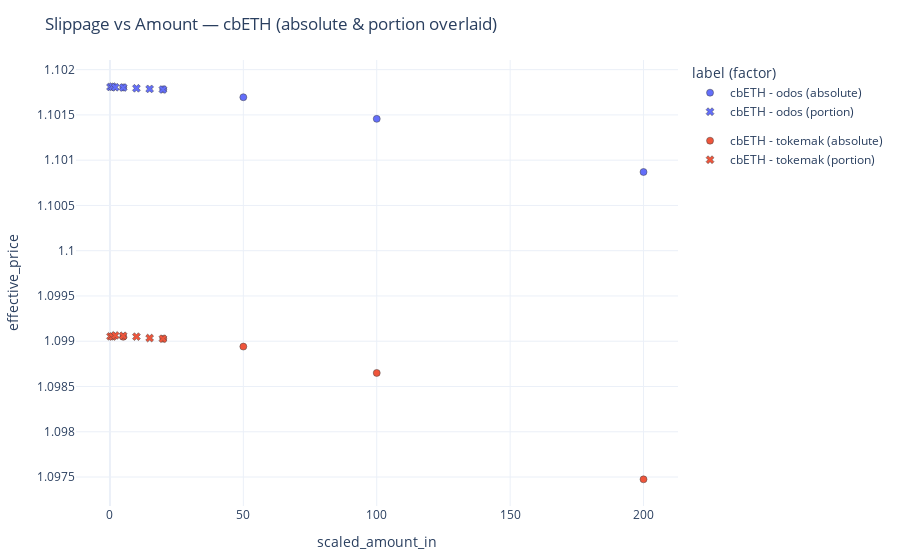
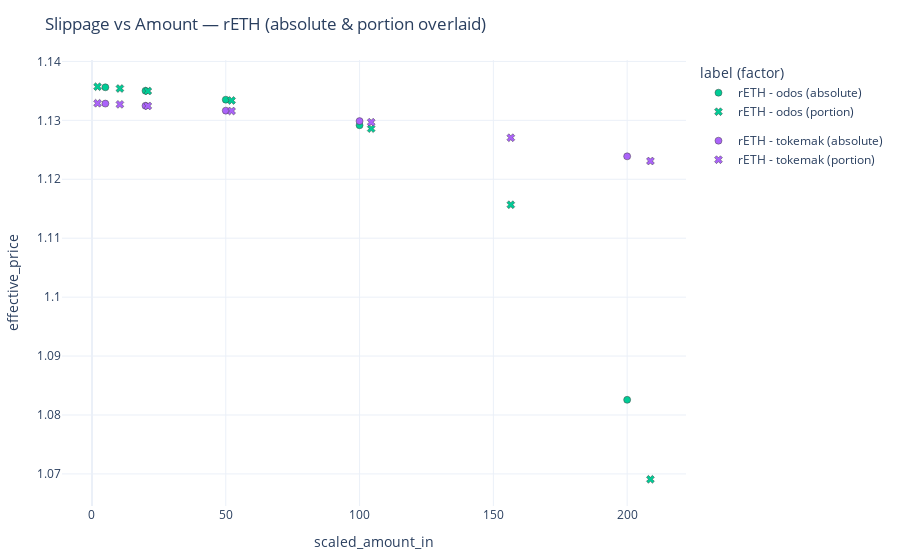
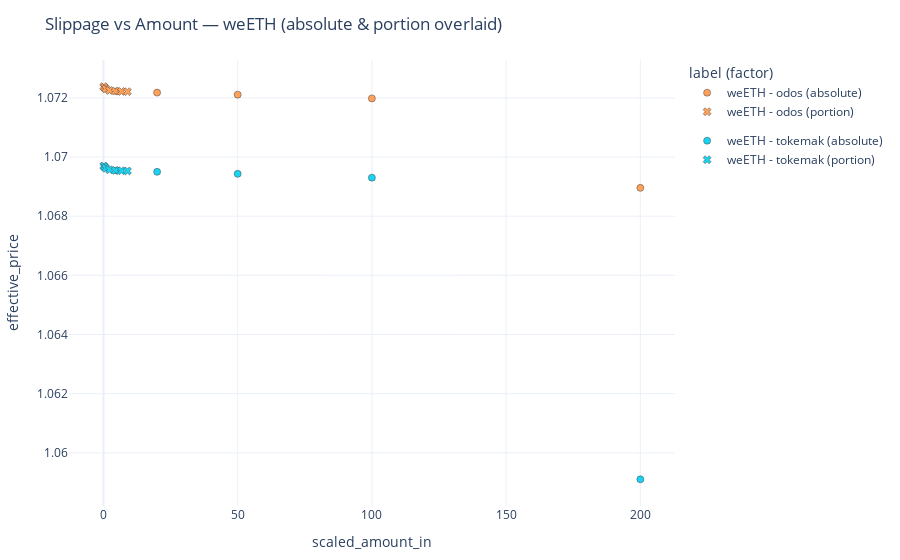
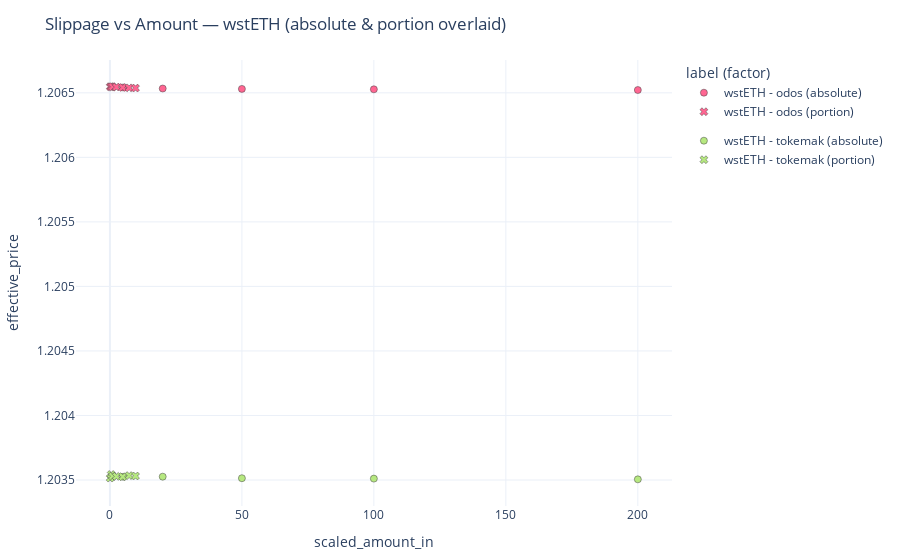

The code cell stored with these charts, in order, in its notebook:
### Code cell
import pandas as pd
import plotly.graph_objects as go
import plotly.express as px
import plotly.io as pio

pio.templates.default = "plotly_white"

# Sorted symbols
symbol_options = sorted(swap_quotes_df["sell_token_symbol"].dropna().unique().tolist())
factors = ["absolute", "portion"]
factor_symbol = {"absolute": "circle", "portion": "x"}

# Stable colors per label across all charts
all_labels = sorted(swap_quotes_df["label"].dropna().unique().tolist())
palette = px.colors.qualitative.Plotly
label_color = {lbl: palette[i % len(palette)] for i, lbl in enumerate(all_labels)}

for selected_symbol in symbol_options:
    fig = go.Figure()

    for size_factor in factors:
        df_factor = (
            swap_quotes_df[
                (swap_quotes_df["sell_token_symbol"] == selected_symbol)
                & (swap_quotes_df["size_factor"] == size_factor)
            ]
            .groupby(["label", "scaled_amount_in"], as_index=False)["effective_price"]
            .median()
        )
        if df_factor.empty:
            continue

        # One trace per (label, factor) to overlay both factors
        for label, df_lab in df_factor.groupby("label", sort=True):
            fig.add_trace(
                go.Scatter(
                    x=df_lab["scaled_amount_in"],
                    y=df_lab["effective_price"],
                    mode="markers",
                    name=f"{label} ({size_factor})",
                    legendgroup=label,  # group legend entries by label
                    marker=dict(
                        symbol=factor_symbol.get(size_factor, "circle"),
                        size=7,
                        color=label_color.get(label),
                        line=dict(width=0.5)
                    ),
                    hovertemplate=(
                        "label=%{text}<br>"
                        "factor=" + size_factor + "<br>"
                        "scaled_amount_in=%{x}<br>"
                        "effective_price=%{y}<extra></extra>"
                    ),
                    text=[label] * len(df_lab),
                )
            )

    fig.update_xaxes(title_text="scaled_amount_in")
    fig.update_yaxes(title_text="effective_price")
    fig.update_layout(
        title_text=f"Slippage vs Amount — {selected_symbol} (absolute & portion overlaid)",
        margin=dict(t=60, r=20, b=20, l=50),
        legend_title_text="label (factor)",
    )

    # st.plotly_chart(fig, use_container_width=True)
    fig.show()

### Figure 1 — Plotly figure (JSON) as saved in the notebook; plotly's stock layout.template omitted (floating-point values rounded to 4 significant figures)
{"data": [{"hovertemplate": "label=%{text}<br>factor=absolute<br>scaled_amount_in=%{x}<br>effective_price=%{y}<extra></extra>", "legendgroup": "cbETH - odos", "marker": {"color": "#636EFA", "line": {"width": 0.5}, "size": 7, "symbol": "circle"}, "mode": "markers", "name": "cbETH - odos (absolute)", "text": ["cbETH - odos", "cbETH - odos", "cbETH - odos", "cbETH - odos", "cbETH - odos"], "type": "scatter", "x": [5, 20, 50, 100, 200], "y": [1.102, 1.102, 1.102, 1.101, 1.101]}, {"hovertemplate": "label=%{text}<br>factor=absolute<br>scaled_amount_in=%{x}<br>effective_price=%{y}<extra></extra>", "legendgroup": "cbETH - tokemak", "marker": {"color": "#EF553B", "line": {"width": 0.5}, "size": 7, "symbol": "circle"}, "mode": "markers", "name": "cbETH - tokemak (absolute)", "text": ["cbETH - tokemak", "cbETH - tokemak", "cbETH - tokemak", "cbETH - tokemak", "cbETH - tokemak"], "type": "scatter", "x": [5, 20, 50, 100, 200], "y": [1.099, 1.099, 1.099, 1.099, 1.097]}, {"hovertemplate": "label=%{text}<br>factor=portion<br>scaled_amount_in=%{x}<br>effective_price=%{y}<extra></extra>", "legendgroup": "cbETH - odos", "marker": {"color": "#636EFA", "line": {"width": 0.5}, "size": 7, "symbol": "x"}, "mode": "markers", "name": "cbETH - odos (portion)", "text": ["cbETH - odos", "cbETH - odos", "cbETH - odos", "cbETH - odos", "cbETH - odos", "cbETH - odos", "cbETH - odos"], "type": "scatter", "x": [0.1985, 0.9925, 1.985, 4.962, 9.925, 14.89, 19.85], "y": [1.102, 1.102, 1.102, 1.102, 1.102, 1.102, 1.102]}, {"hovertemplate": "label=%{text}<br>factor=portion<br>scaled_amount_in=%{x}<br>effective_price=%{y}<extra></extra>", "legendgroup": "cbETH - tokemak", "marker": {"color": "#EF553B", "line": {"width": 0.5}, "size": 7, "symbol": "x"}, "mode": "markers", "name": "cbETH - tokemak (portion)", "text": ["cbETH - tokemak", "cbETH - tokemak", "cbETH - tokemak", "cbETH - tokemak", "cbETH - tokemak", "cbETH - tokemak", "cbETH - tokemak"], "type": "scatter", "x": [0.1985, 0.9925, 1.985, 4.962, 9.925, 14.89, 19.85], "y": [1.099, 1.099, 1.099, 1.099, 1.099, 1.099, 1.099]}], "layout": {"legend": {"title": {"text": "label (factor)"}}, "margin": {"b": 20, "l": 50, "r": 20, "t": 60}, "title": {"text": "Slippage vs Amount — cbETH (absolute & portion overlaid)"}, "xaxis": {"title": {"text": "scaled_amount_in"}}, "yaxis": {"title": {"text": "effective_price"}}}}

### Figure 2 — Plotly figure (JSON) as saved in the notebook; plotly's stock layout.template omitted (floating-point values rounded to 4 significant figures)
{"data": [{"hovertemplate": "label=%{text}<br>factor=absolute<br>scaled_amount_in=%{x}<br>effective_price=%{y}<extra></extra>", "legendgroup": "rETH - odos", "marker": {"color": "#00CC96", "line": {"width": 0.5}, "size": 7, "symbol": "circle"}, "mode": "markers", "name": "rETH - odos (absolute)", "text": ["rETH - odos", "rETH - odos", "rETH - odos", "rETH - odos", "rETH - odos"], "type": "scatter", "x": [5, 20, 50, 100, 200], "y": [1.136, 1.135, 1.134, 1.129, 1.083]}, {"hovertemplate": "label=%{text}<br>factor=absolute<br>scaled_amount_in=%{x}<br>effective_price=%{y}<extra></extra>", "legendgroup": "rETH - tokemak", "marker": {"color": "#AB63FA", "line": {"width": 0.5}, "size": 7, "symbol": "circle"}, "mode": "markers", "name": "rETH - tokemak (absolute)", "text": ["rETH - tokemak", "rETH - tokemak", "rETH - tokemak", "rETH - tokemak", "rETH - tokemak"], "type": "scatter", "x": [5, 20, 50, 100, 200], "y": [1.133, 1.132, 1.132, 1.13, 1.124]}, {"hovertemplate": "label=%{text}<br>factor=portion<br>scaled_amount_in=%{x}<br>effective_price=%{y}<extra></extra>", "legendgroup": "rETH - odos", "marker": {"color": "#00CC96", "line": {"width": 0.5}, "size": 7, "symbol": "x"}, "mode": "markers", "name": "rETH - odos (portion)", "text": ["rETH - odos", "rETH - odos", "rETH - odos", "rETH - odos", "rETH - odos", "rETH - odos", "rETH - odos"], "type": "scatter", "x": [2.087, 10.43, 20.87, 52.17, 104.3, 156.5, 208.7], "y": [1.136, 1.135, 1.135, 1.133, 1.129, 1.116, 1.069]}, {"hovertemplate": "label=%{text}<br>factor=portion<br>scaled_amount_in=%{x}<br>effective_price=%{y}<extra></extra>", "legendgroup": "rETH - tokemak", "marker": {"color": "#AB63FA", "line": {"width": 0.5}, "size": 7, "symbol": "x"}, "mode": "markers", "name": "rETH - tokemak (portion)", "text": ["rETH - tokemak", "rETH - tokemak", "rETH - tokemak", "rETH - tokemak", "rETH - tokemak", "rETH - tokemak", "rETH - tokemak"], "type": "scatter", "x": [2.087, 10.43, 20.87, 52.17, 104.3, 156.5, 208.7], "y": [1.133, 1.133, 1.132, 1.132, 1.13, 1.127, 1.123]}], "layout": {"legend": {"title": {"text": "label (factor)"}}, "margin": {"b": 20, "l": 50, "r": 20, "t": 60}, "title": {"text": "Slippage vs Amount — rETH (absolute & portion overlaid)"}, "xaxis": {"title": {"text": "scaled_amount_in"}}, "yaxis": {"title": {"text": "effective_price"}}}}

### Figure 3 — Plotly figure (JSON) as saved in the notebook; plotly's stock layout.template omitted (floating-point values rounded to 4 significant figures)
{"data": [{"hovertemplate": "label=%{text}<br>factor=absolute<br>scaled_amount_in=%{x}<br>effective_price=%{y}<extra></extra>", "legendgroup": "weETH - odos", "marker": {"color": "#FFA15A", "line": {"width": 0.5}, "size": 7, "symbol": "circle"}, "mode": "markers", "name": "weETH - odos (absolute)", "text": ["weETH - odos", "weETH - odos", "weETH - odos", "weETH - odos", "weETH - odos"], "type": "scatter", "x": [5, 20, 50, 100, 200], "y": [1.072, 1.072, 1.072, 1.072, 1.069]}, {"hovertemplate": "label=%{text}<br>factor=absolute<br>scaled_amount_in=%{x}<br>effective_price=%{y}<extra></extra>", "legendgroup": "weETH - tokemak", "marker": {"color": "#19D3F3", "line": {"width": 0.5}, "size": 7, "symbol": "circle"}, "mode": "markers", "name": "weETH - tokemak (absolute)", "text": ["weETH - tokemak", "weETH - tokemak", "weETH - tokemak", "weETH - tokemak", "weETH - tokemak"], "type": "scatter", "x": [5, 20, 50, 100, 200], "y": [1.07, 1.069, 1.069, 1.069, 1.059]}, {"hovertemplate": "label=%{text}<br>factor=portion<br>scaled_amount_in=%{x}<br>effective_price=%{y}<extra></extra>", "legendgroup": "weETH - odos", "marker": {"color": "#FFA15A", "line": {"width": 0.5}, "size": 7, "symbol": "x"}, "mode": "markers", "name": "weETH - odos (portion)", "text": ["weETH - odos", "weETH - odos", "weETH - odos", "weETH - odos", "weETH - odos", "weETH - odos", "weETH - odos"], "type": "scatter", "x": [0.08943, 0.4471, 0.8943, 2.236, 4.471, 6.707, 8.943], "y": [1.072, 1.072, 1.072, 1.072, 1.072, 1.072, 1.072]}, {"hovertemplate": "label=%{text}<br>factor=portion<br>scaled_amount_in=%{x}<br>effective_price=%{y}<extra></extra>", "legendgroup": "weETH - tokemak", "marker": {"color": "#19D3F3", "line": {"width": 0.5}, "size": 7, "symbol": "x"}, "mode": "markers", "name": "weETH - tokemak (portion)", "text": ["weETH - tokemak", "weETH - tokemak", "weETH - tokemak", "weETH - tokemak", "weETH - tokemak", "weETH - tokemak", "weETH - tokemak"], "type": "scatter", "x": [0.08943, 0.4471, 0.8943, 2.236, 4.471, 6.707, 8.943], "y": [1.07, 1.07, 1.07, 1.07, 1.07, 1.07, 1.07]}], "layout": {"legend": {"title": {"text": "label (factor)"}}, "margin": {"b": 20, "l": 50, "r": 20, "t": 60}, "title": {"text": "Slippage vs Amount — weETH (absolute & portion overlaid)"}, "xaxis": {"title": {"text": "scaled_amount_in"}}, "yaxis": {"title": {"text": "effective_price"}}}}

### Figure 4 — Plotly figure (JSON) as saved in the notebook; plotly's stock layout.template omitted (floating-point values rounded to 4 significant figures)
{"data": [{"hovertemplate": "label=%{text}<br>factor=absolute<br>scaled_amount_in=%{x}<br>effective_price=%{y}<extra></extra>", "legendgroup": "wstETH - odos", "marker": {"color": "#FF6692", "line": {"width": 0.5}, "size": 7, "symbol": "circle"}, "mode": "markers", "name": "wstETH - odos (absolute)", "text": ["wstETH - odos", "wstETH - odos", "wstETH - odos", "wstETH - odos", "wstETH - odos"], "type": "scatter", "x": [5, 20, 50, 100, 200], "y": [1.207, 1.207, 1.207, 1.207, 1.207]}, {"hovertemplate": "label=%{text}<br>factor=absolute<br>scaled_amount_in=%{x}<br>effective_price=%{y}<extra></extra>", "legendgroup": "wstETH - tokemak", "marker": {"color": "#B6E880", "line": {"width": 0.5}, "size": 7, "symbol": "circle"}, "mode": "markers", "name": "wstETH - tokemak (absolute)", "text": ["wstETH - tokemak", "wstETH - tokemak", "wstETH - tokemak", "wstETH - tokemak", "wstETH - tokemak"], "type": "scatter", "x": [5, 20, 50, 100, 200], "y": [1.204, 1.204, 1.204, 1.204, 1.204]}, {"hovertemplate": "label=%{text}<br>factor=portion<br>scaled_amount_in=%{x}<br>effective_price=%{y}<extra></extra>", "legendgroup": "wstETH - odos", "marker": {"color": "#FF6692", "line": {"width": 0.5}, "size": 7, "symbol": "x"}, "mode": "markers", "name": "wstETH - odos (portion)", "text": ["wstETH - odos", "wstETH - odos", "wstETH - odos", "wstETH - odos", "wstETH - odos", "wstETH - odos", "wstETH - odos"], "type": "scatter", "x": [0.09703, 0.4851, 0.9703, 2.426, 4.851, 7.277, 9.703], "y": [1.207, 1.207, 1.207, 1.207, 1.207, 1.207, 1.207]}, {"hovertemplate": "label=%{text}<br>factor=portion<br>scaled_amount_in=%{x}<br>effective_price=%{y}<extra></extra>", "legendgroup": "wstETH - tokemak", "marker": {"color": "#B6E880", "line": {"width": 0.5}, "size": 7, "symbol": "x"}, "mode": "markers", "name": "wstETH - tokemak (portion)", "text": ["wstETH - tokemak", "wstETH - tokemak", "wstETH - tokemak", "wstETH - tokemak", "wstETH - tokemak", "wstETH - tokemak", "wstETH - tokemak"], "type": "scatter", "x": [0.09703, 0.4851, 0.9703, 2.426, 4.851, 7.277, 9.703], "y": [1.204, 1.204, 1.204, 1.204, 1.204, 1.204, 1.204]}], "layout": {"legend": {"title": {"text": "label (factor)"}}, "margin": {"b": 20, "l": 50, "r": 20, "t": 60}, "title": {"text": "Slippage vs Amount — wstETH (absolute & portion overlaid)"}, "xaxis": {"title": {"text": "scaled_amount_in"}}, "yaxis": {"title": {"text": "effective_price"}}}}
